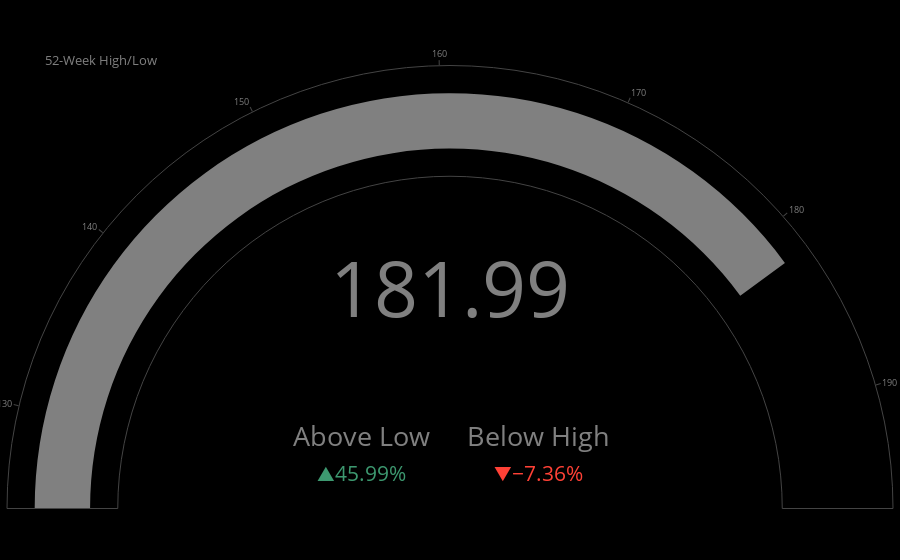

The code cell stored with this chart in its notebook:
### Markdown cell above
Current price vs 52-week high/low indicator (speedometer)
###### Exchanges average about 252 trading days a year. This is from 365.25 (days on average per year) * 5/7 (proportion work days per week) - 6 (weekday holidays) - 4*5/7 (fixed date holidays) ≈ 252

### Code cell
# Speedometer chart which indicates the tickers current price compared to it's 52-week high/lows
df_52_week_low = ticker.close[-252:].min()
df_52_week_high = ticker.close[-252:].max()
current_price = ticker.iat[-1, ticker.columns.get_loc("close")]

# Plot gauge (speedometer)
fig = go.Figure()
fig.add_trace(
    go.Indicator(
        value=current_price,
        mode="gauge",
        gauge={
            "axis": {"range": [df_52_week_low, df_52_week_high]},
            "bar": {"color": "grey"},
        },
        domain={"x": [0, 1], "y": [0, 1]},
    )
)

# Plot current price
fig.add_trace(
    go.Indicator(
        value=current_price,
        mode="number",
        number={"valueformat": ".2f", "font_size": 77},
        domain={"x": [0.5, 0.5], "y": [0.5, 0.5]},
    )
)

# Plot colored percentage above the 52-week low
fig.add_trace(
    go.Indicator(
        value=current_price,
        mode="delta",
        delta={"reference": df_52_week_low, "relative": True, "valueformat": ".2%"},
        title={"text": "Above Low", "font_size": 27},
        domain={"x": [0.35, 0.45], "y": [0, 0.3]},
    )
)

# Plot colored percentage below the 52-week high
fig.add_trace(
    go.Indicator(
        value=current_price,
        mode="delta",
        delta={"reference": df_52_week_high, "relative": True, "valueformat": ".2%"},
        title={"text": "Below High", "font_size": 27},
        domain={"x": [0.55, 0.65], "y": [0, 0.3]},
    )
)

fig.update_layout(
    title={"text": "52-Week High/Low", "y": 0.9},
    font={"size": 9, "color": "grey"},
    plot_bgcolor="black",
    paper_bgcolor="black",
    margin=dict(l=7, r=7, b=7, t=21),
    showlegend=False,
)

### Figure 1 — Plotly figure (JSON) as saved in the notebook; plotly's stock layout.template omitted (floating-point values rounded to 4 significant figures)
{"data": [{"domain": {"x": [0, 1], "y": [0, 1]}, "gauge": {"axis": {"range": [124.7, 196.4]}, "bar": {"color": "grey"}}, "mode": "gauge", "type": "indicator", "value": 182.0}, {"domain": {"x": [0.5, 0.5], "y": [0.5, 0.5]}, "mode": "number", "number": {"font": {"size": 77}, "valueformat": ".2f"}, "type": "indicator", "value": 182.0}, {"delta": {"reference": 124.7, "relative": true, "valueformat": ".2%"}, "domain": {"x": [0.35, 0.45], "y": [0, 0.3]}, "mode": "delta", "title": {"font": {"size": 27}, "text": "Above Low"}, "type": "indicator", "value": 182.0}, {"delta": {"reference": 196.4, "relative": true, "valueformat": ".2%"}, "domain": {"x": [0.55, 0.65], "y": [0, 0.3]}, "mode": "delta", "title": {"font": {"size": 27}, "text": "Below High"}, "type": "indicator", "value": 182.0}], "layout": {"font": {"color": "grey", "size": 9}, "margin": {"b": 7, "l": 7, "r": 7, "t": 21}, "paper_bgcolor": "black", "plot_bgcolor": "black", "showlegend": false, "title": {"text": "52-Week High/Low", "y": 0.9}}}
